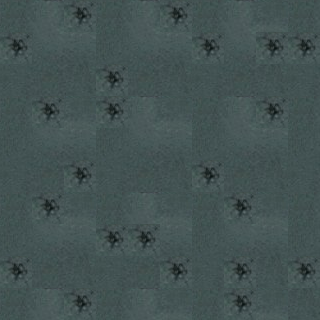

Below is a game level as drawn by its tile map, then a one-line description and the .tmx that defines it (tile-layer data replaced by summaries):
An orthogonal 10x10 tile map with 32x32 px tiles, 1 tile layer (Tile Layer 1).

<map version="1.0" orientation="orthogonal" width="10" height="10" tilewidth="32" tileheight="32">
 <tileset firstgid="1" name="city" tilewidth="32" tileheight="32">
  <image source="../../../../../sprites/surface/tileset/city.png" width="640" height="480" />
 </tileset>
 <layer name="Tile Layer 1" width="10" height="10">
  <data>[100 cells, 100 non-empty, 10 distinct tile ids]</data>
 </layer>
</map>